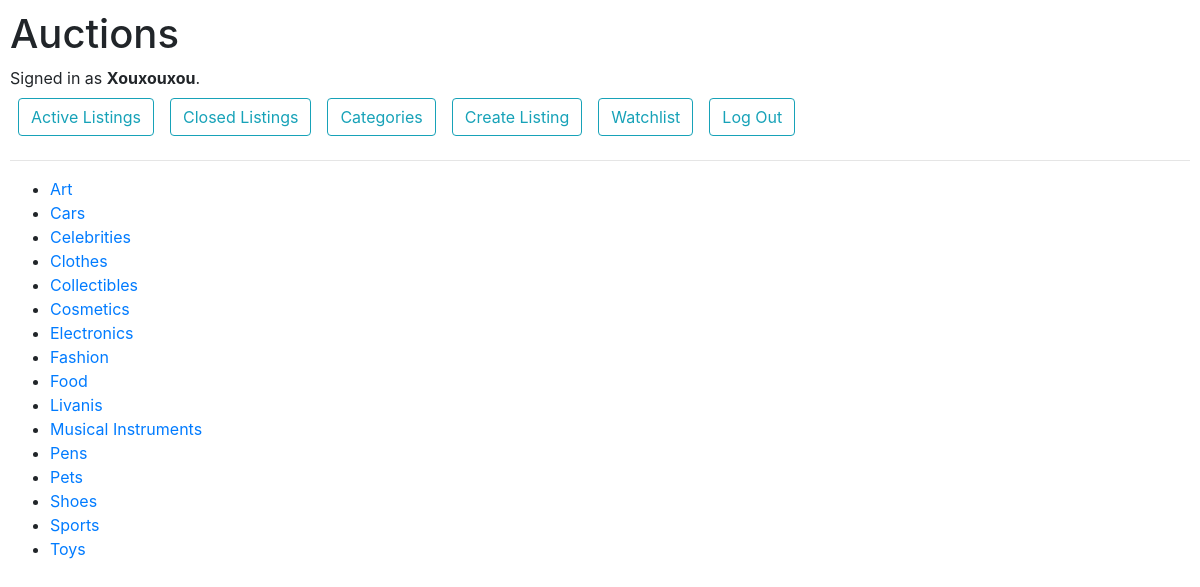
Page /categories/ (signed in) on the committed database.
### auctions/models.py (models this page shows, shortened)
class User(AbstractUser):
    pass

class Category(models.Model):
    category = models.CharField(max_length=20)
    class Meta:
        verbose_name = "Category"
        verbose_name_plural = "Categories"
        ordering = ['category']

### auctions/views.py (the view)
# urls.py: path("categories/", views.select_categories, name="select_categories"),
def select_categories(request):
    return render(request, "auctions/categories.html", {
        "categories": Category.objects.all()
    })

### auctions/templates/auctions/categories.html
{% extends "auctions/layout.html" %}
{%block body%}
    <ul>
        {% for category in categories%}
        <li><a href="{% url 'category' category.category %}">{{category.category}}</a>
        {%endfor%}
    </ul>
{%endblock%}

### auctions/templates/auctions/layout.html (shortened to what this page needs)
{% load static %}
<!DOCTYPE html>
<html lang="en">
    <head>
        <link rel="stylesheet" href="https://stackpath.bootstrapcdn.com/bootstrap/4.4.1/css/bootstrap.min.css">
        <link href="{% static 'auctions/styles.css' %}" rel="stylesheet">
    </head>
    <body>
        <h1>Auctions</h1>
        <div>
            {% if user.is_authenticated %}
                Signed in as <strong>{{ user.username }}</strong>.
            {% else %}
                Not signed in.
            {% endif %}
        </div>
        <ul class="nav">
            <li class="nav-item">
                <a class="btn btn btn-outline-info btn-md m-2" href="{% url 'index' %}">Active Listings</a>
            </li>
            <li class="nav-item">
                <a class="btn btn btn-outline-info btn-md m-2" href="{% url 'closed_listings' %}">Closed Listings</a>
            </li>
            <li class="nav-item">
                <a class="btn btn btn-outline-info btn-md m-2" href="{% url 'select_categories'%}">Categories</a>
            </li>
            {% if user.is_authenticated %}
                <li class="nav-item float-right">
                    <a class="btn btn-outline-info btn-md m-2" role="button" href="{% url 'create_listing' %}">Create Listing</a>
                </li>
                <li class="nav-item float-right">
                    <form action = "{% url 'watchlist' %}" method="POST">
                        <button type="submit" class="btn btn-outline-info btn-md m-2">Watchlist</button>
                    </form>
                </li>
                <li class="nav-item float-right">
                    <a class="btn btn-outline-info btn-md m-2" href="{% url 'logout' %}">Log Out</a>
                </li>
            {% endif %}
        </ul>
        <hr>
        {% block body %}
        {% endblock %}
    </body>
</html>

### auctions/static/auctions/styles.css (style rules this page uses)
body { padding: 10px; }

### rows in the picture
User: username "Xouxouxou"
Category: category "Art"
Category: category "Cars"
Category: category "Celebrities"
Category: category "Clothes"
Category: category "Collectibles"
Category: category "Cosmetics"
Category: category "Electronics"
Category: category "Fashion"
Category: category "Food"
Category: category "Livanis"
Category: category "Musical Instruments"
Category: category "Pens"
Category: category "Pets"
Category: category "Shoes"
Category: category "Sports"
Category: category "Toys"
